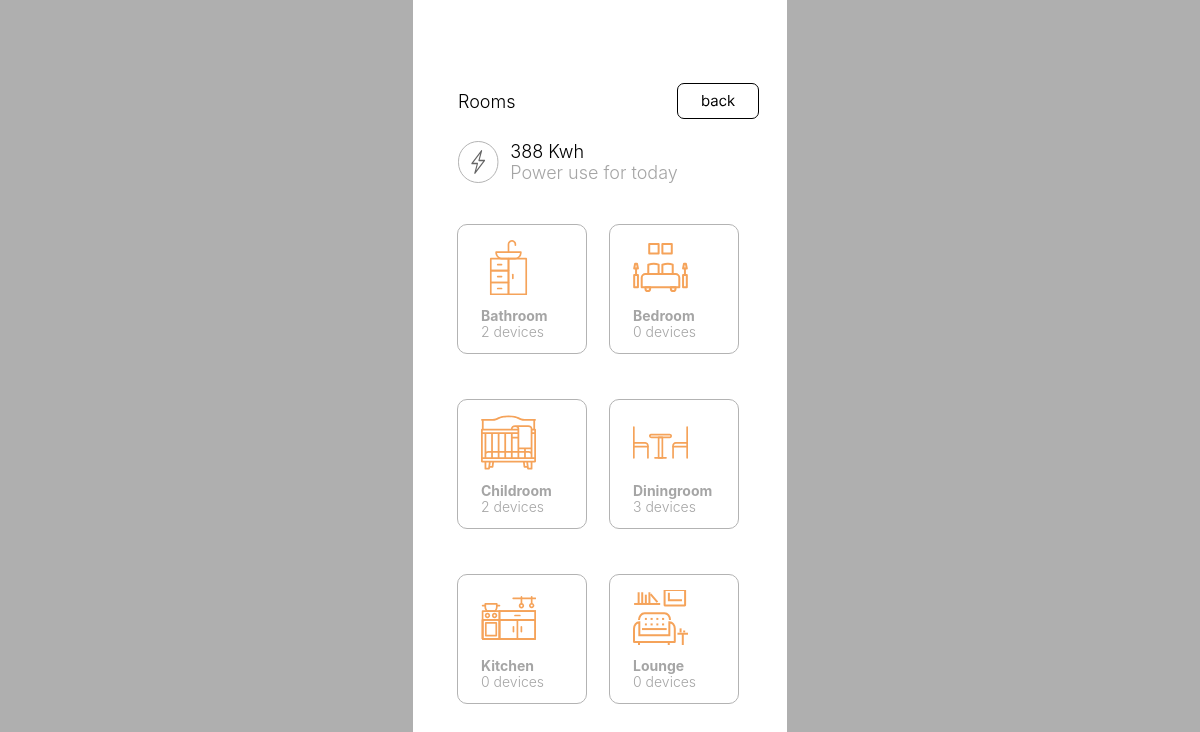
/rooms/, run on the app's committed database.
### main_app/models.py (models this page shows)
class Room(models.Model):
    name = models.CharField(max_length=20)
    devices_quantity = models.IntegerField(default=0)
    light = models.BooleanField(default=False)
    fan = models.BooleanField(default=False)
    heater = models.BooleanField(default=False)
    player = models.BooleanField(default=False)
    temperature = models.IntegerField(default=0)
    humidity = models.IntegerField(default=0)
    voltage = models.IntegerField(default=0)

### main_app/views.py (the view)
# urls.py: path('rooms/', views.rooms, name='rooms'),
def rooms(request):
    total_voltage = 0
    for room in rooms_lst:
        if Room.objects.filter(name=room).count() == 0:
            Room.objects.create(name=room)
        else:
            r = Room.objects.get(name=room)
            devices_quantity = 0
            r.voltage = random.randint(30, 120)
            total_voltage += r.voltage
            if r.fan:
                devices_quantity += 1
            if r.light:
                devices_quantity += 1
            if r.heater:
                devices_quantity += 1
            if r.player:
                devices_quantity += 1
            r.devices_quantity = devices_quantity
            r.save()
    rooms = Room.objects.all()
    return render(request, 'main_app/rooms.html', { 'rooms' : rooms, 'total_voltage' : total_voltage })

### main_app/templates/main_app/rooms.html (shortened to what this page needs)
{% load static %}
<!DOCTYPE html>
<html lang="en">
<head>
    <link rel="stylesheet" href="{% static '/css/style.css' %}">
</head>
<body>
    <div class="container" id="rooms-bg">
        <div class="header">
            <div class="header-item">
                <p class="rooms-title">Rooms</p>
            </div>
            <div class="header-item">
                <div class="back-btn">
                    <a href="{% url 'main' %}"><img src="{% static 'img/back_btn.svg' %}" alt=""></a>
                </div>
            </div>
            <div class="header-item header-item-3">
                <img class="flash-icn" src="{% static 'img/flash_icn.svg' %}" alt="">
            </div>
            <div class="header-item header-item-4">
                <p>{{total_voltage}} Kwh</p>
                <span>Power use for today</span>
            </div>
        </div>
        <div class="rooms">
            {% for room in rooms %}
                <a href="{% url 'room_page' room.name %}">
                    <div class="rooms-item">
                        <img src="/static/img/rooms/{{room.name}}.svg" alt="{{room.name}}">
                        <p>{{room.name}}</p>
                        <span>{{room.devices_quantity}} devices</span>
                    </div>
                </a>
            {% endfor %}
        </div>
    </div>
</body>
</html>

### static/css/style.css (style rules this page uses)
.container { max-width: 374px; width: 374px; margin: 0px auto; background-color: #fff; }
body { background-color: #AFAFAF; margin: 0; }
#rooms-bg { height: 720px; display: block; background-color: #fff; padding-top: 91px; }
.rooms { display: flex; flex-wrap: wrap; margin-top: 37px; margin-left: 33px; margin-right: 33px; }
.rooms-title { color: #656565; font-family: SF Pro Display; font-size: 18px; font-weight: 300; padding-left: 45px; }
.header { display: flex; flex-wrap: wrap; }
.header-item { width: 50%; box-sizing: border-box; font-family: SF Pro Display; font-size: 18px; font-weight: 300; }
.back-btn { text-align: right; margin-right: 28px; margin-left: auto; transform: translateY(-20%); }
.header-item p { color: #000; margin: 0; }
.header-item span { color: #A5A5A5; margin: 0; }
.flash-icn { margin-left: 45px; }
.header-item-3 { width: 26%; margin-top: 10px; }
.header-item-4 { margin-top: 10px; }
.rooms-item { font-family: SF Pro Display; font-size: 14px; font-style: normal; line-height: 16px; width: 130px; height: 130px; box-sizing: border-box; margin-left: 11px; margin-right: 11px; margin-bottom: 45px; border-radius: 10px; border: 1px solid #B3B3B3; padding-left: 23px; padding-top: 15px; }
.rooms-item p { text-transform: capitalize; margin-top: 10px; margin-bottom: 0; color: #A5A5A5; font-weight: 700; }
.rooms-item span { margin: 0; color: #A5A5A5; font-weight: 300; }
.rooms a { text-decoration: none; }

### data on the page
Room: name (picture), name "Bathroom", devices_quantity "2"
Room: name (picture), name "Bedroom", devices_quantity "0"
Room: name (picture), name "Childroom", devices_quantity "2"
Room: name (picture), name "Diningroom", devices_quantity "3"
Room: name (picture), name "Kitchen", devices_quantity "0"
Room: name (picture), name "Lounge", devices_quantity "0"

### other printed values
{{ total_voltage }} "388"
